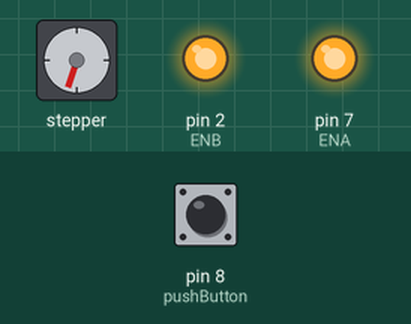
Recording of a sketch running on a simulated Arduino Uno, built with avr-gcc and run on an emulated ATmega328P. Shown: stepper motor, output pins drawn as LEDs (lit = HIGH). The inputs (shaded band) are chosen by the test bench; at power-on: pin 8 (pushButton) HIGH. Stepper angles assume 200 steps per turn.

Above: at 1.2 s.
1.3 s: pin 8 (pushButton) pulled LOW for 0.15 s
At 1.68 s:
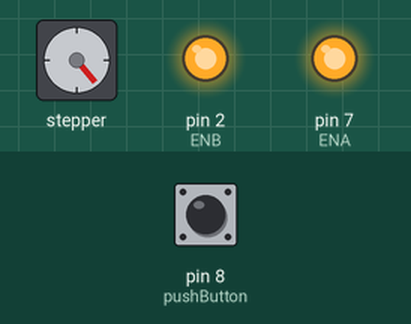
4.3 s: pin 8 (pushButton) pulled LOW for 1 s
At 4.75 s:
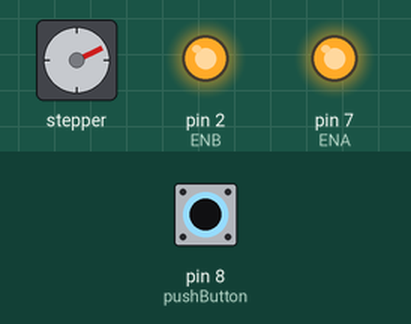
Timing chart, 0 to 20.3 s (numbered marks = the images above; inputs shaded):
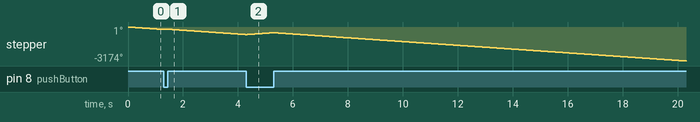

The sketch:

stepping_mortor_driver_sync.ino
```cpp
#include <Stepper.h>
int pushButton = 8;
int ENB=2; int IN4=3; int IN3=4;
int IN2=5; int IN1=6;
int ENA=7;
char serialInput;
const int stepsPerRev = 200;
Stepper stepper_down(stepsPerRev, IN2, IN1, IN3, IN4);
void setup()
{
 Serial.begin(9600);
 pinMode(IN1,OUTPUT); pinMode(IN2,OUTPUT);
 pinMode(IN3,OUTPUT); pinMode(IN4,OUTPUT);
 pinMode(ENB,OUTPUT); digitalWrite(ENB,HIGH);
 pinMode(ENA,OUTPUT); digitalWrite(ENA,HIGH);

 pinMode(pushButton, INPUT_PULLUP);
 stepper_down.setSpeed(30);
}
void loop()
{
  int switchValue=digitalRead(pushButton);

  if(switchValue == 0){
    stepper_down.step(1);
    //Serial.println(switchValue);
  }
  else{
    stepper_down.step(-1);
    //Serial.println(switchValue);
  }
}
```
